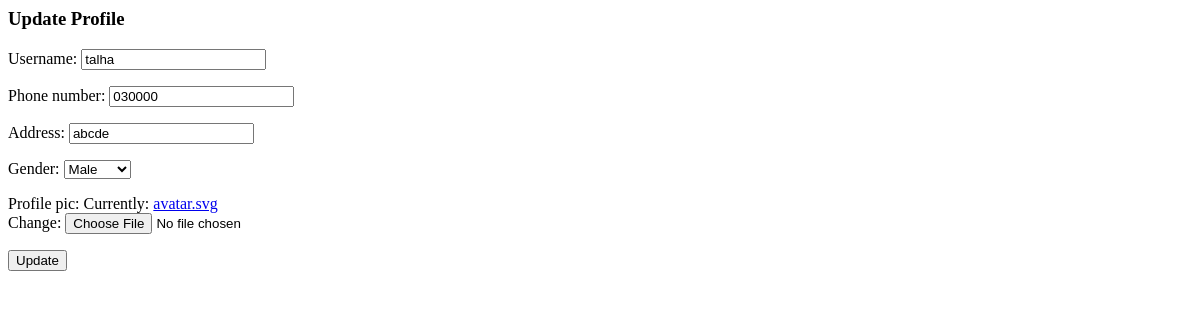
/update/ (signed in), run on an earlier commit of the app's database.
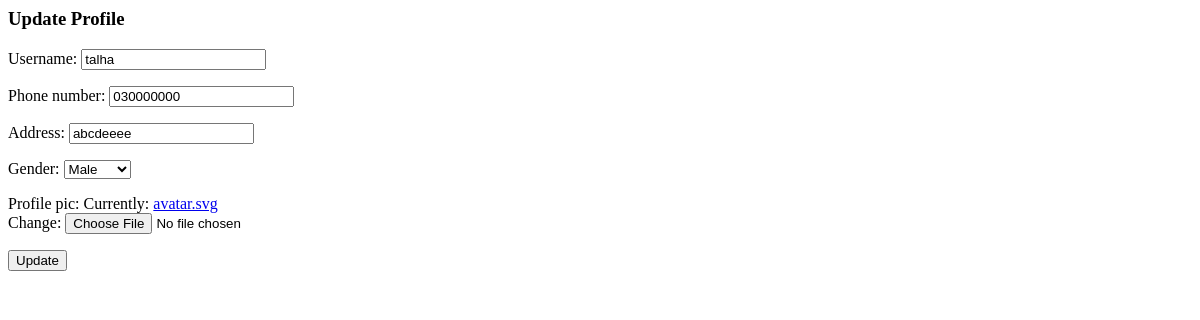
And on a later commit of the database.
### base/models.py (models this page shows)
class User(AbstractUser):
    username = models.CharField(max_length=150, unique=False, null=True, blank=True)
    email = models.EmailField(unique=True)
    phone_number = models.CharField(max_length=20, blank=True)
    address = models.CharField(max_length=200, blank=True)
    MALE = 'male'
    FEMALE = 'female'
    GENDER_CHOICES = [
        (MALE, 'Male'),
        (FEMALE, 'Female'),
    ]
    gender = models.CharField(
        max_length = 10,
        choices = GENDER_CHOICES,
        blank = True
    )
    ACTIVE = 'Active'
    INACTIVE = 'Inactive'
    UNVERIFIED = 'Unverified'
    STATUS_CHOICES = [
        (ACTIVE, 'Active'),
        (INACTIVE, 'Inactive'),
        (UNVERIFIED, 'Unverified'),
    ]
    status = models.CharField(
        max_length = 10,
        choices = STATUS_CHOICES,
        default = UNVERIFIED,
    )
    profile_pic = models.ImageField(null=True, default="avatar.svg")
    USERNAME_FIELD = 'email'
    REQUIRED_FIELDS = []

### base/views.py (the view)
# urls.py: path('update/', UpdateUserView.as_view(), name="update"),
@method_decorator(login_required(login_url='login'), name='dispatch')
class UpdateUserView(UpdateView):
    template_name = 'base/update.html'
    form_class = UserProfileUpdateForm
    success_url = reverse_lazy('home')
    def get_object(self, queryset=None):
        return self.request.user

### base/forms.py
class UserProfileUpdateForm(forms.ModelForm):
    class Meta:
        model = User
        fields = ('username', 'phone_number', 'address', 'gender', 'profile_pic')

### base/templates/base/update.html (shortened to what this page needs)
<h3>Update Profile</h3>
<form method="POST" enctype="multipart/form-data">
        {{form.as_p}}
    <button type="submit">Update</button>
</form>

What changed in the data, as far as the page shows it:
changed User "talha": phone_number "030000" → "030000000"; address "abcde" → "abcdeeee"
